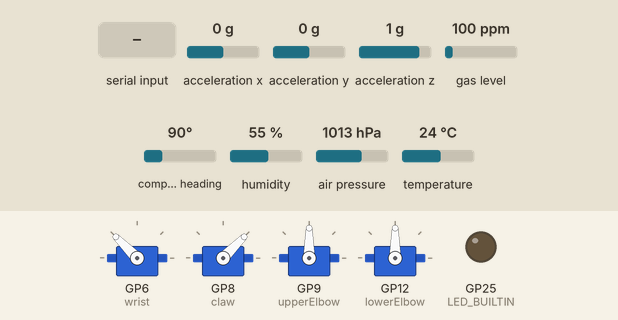
Recording of a sketch running on a simulated Raspberry Pi Pico. Shown: 4 × servo, output pins drawn as LEDs (lit = HIGH). The inputs (shaded band) are chosen by the test bench; at power-on: acceleration x 0 g, acceleration y 0 g, acceleration z 1 g, gas level 100 ppm, compass heading 90°, humidity 55 %, air pressure 1013 hPa, temperature 24 °C. Storage starts empty.

Above: at 1.2 s.
1.3 s: "A,90,45,200,10,150\n" received over Serial
At 2.2 s:
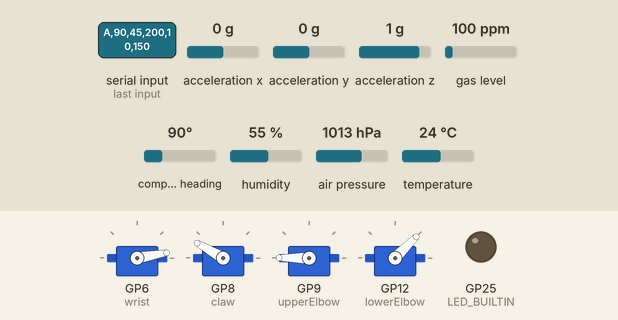
Timing chart, 0 to 4.3 s (numbered marks = the images above; inputs shaded):
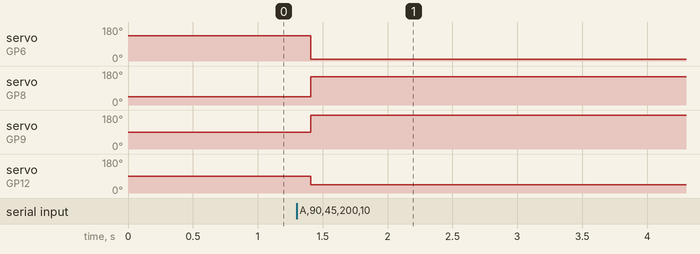

Measured:
- after the input at 1.3 s, servo on GP6 (wrist): 135° → 10° after 0.11 s; servo on GP8 (claw): 45° → 150° after 0.11 s; servo on GP9 (upperElbow): 90° → 180° after 0.11 s; servo on GP12 (lowerElbow): 90° → 45° after 0.11 s

The sketch:

T3RoverEmbeddedCode.ino
```cpp
#include <Servo.h>
#include <Wire.h>
#include <SPI.h>
#include <SD.h>
#include <Adafruit_Sensor.h>
#include <Adafruit_BNO055.h>
#include <Adafruit_BMP3XX.h>

#define SEALEVELPRESSURE_HPA (1013.25)

// --- SD Card SPI Pins ---
const int _MISO = 16;
const int _MOSI = 19;
const int _CS = 17;
const int _SCK = 18;

// --- Timing ---
const unsigned long LOG_INTERVAL_MS = 250;
const unsigned long FLUSH_INTERVAL_MS = 5000; // Flush data to SD card every 5 seconds
unsigned long lastLogTime = 0;
unsigned long lastFlushTime = 0;

// --- Objects ---
Servo wrist;
Servo claw;
Servo upperElbow;
Servo lowerElbow;
Adafruit_BNO055 bno = Adafruit_BNO055(55, 0x28, &Wire1);
Adafruit_BMP3XX bmp;
File dataFile; // Move file object to global scope

void setup() {
  pinMode(LED_BUILTIN, OUTPUT);

  // Serial setup for ROS2
  Serial.begin(115200);
  Serial.setTimeout(2); // Lower timeout to prevent blocking if bytes are delayed

  // Servo setup
  wrist.attach(6, 500, 2500); wrist.write(135);
  claw.attach(8, 500, 2500); claw.write(45);
  upperElbow.attach(9, 500, 2500); upperElbow.write(90);
  lowerElbow.attach(12, 500, 2500); lowerElbow.write(90);

  // 1. Setup I2C on Wire1
  Wire1.setSDA(2);
  Wire1.setSCL(3);
  Wire1.begin();

  // 2. Initialize BNO055
  if (bno.begin()) {
    bno.setExtCrystalUse(true);
  }

  // 3. Initialize BMP388
  if (bmp.begin_I2C(0x77, &Wire1) || bmp.begin_I2C(0x76, &Wire1)) {
    bmp.setTemperatureOversampling(BMP3_OVERSAMPLING_8X);
    bmp.setPressureOversampling(BMP3_OVERSAMPLING_4X);
    bmp.setIIRFilterCoeff(BMP3_IIR_FILTER_COEFF_3);
    bmp.setOutputDataRate(BMP3_ODR_50_HZ);
  }

  // 4. Setup SPI pins & initialize SD card
  SPI.setRX(_MISO);
  SPI.setTX(_MOSI);
  SPI.setSCK(_SCK);
  SPI.begin();

  if (SD.begin(_CS)) {
    bool fileExists = SD.exists("data.csv");

    // Open file persistently in write mode
    dataFile = SD.open("data.csv", FILE_WRITE);

    if (dataFile && !fileExists) {
      dataFile.println("Time_ms,Heading_deg,Pitch_deg,Roll_deg,Temp_C,Pressure_hPa,Altitude_m");
      dataFile.flush();
    }
  }
}

void loop() {
  // --- 1. ROS2 Servo Control (Parsing string characters safely) ---
  if (Serial.available()) {
    String line = Serial.readStringUntil('\n');
    int axis0, lower, upper, w, clawVal;
    if (sscanf(line.c_str(), "A,%d,%d,%d,%d,%d", &axis0, &lower, &upper, &w, &clawVal) == 5) {
      lowerElbow.write(constrain(lower, 0, 100));
      upperElbow.write(constrain(upper, 0, 180));
      wrist.write(constrain(w, 0, 180));
      claw.write(constrain(clawVal, 0, 180));
    }
  }

  // --- 2. Telemetry SD Logging ---
  unsigned long currentMillis = millis();
  if (currentMillis - lastLogTime >= LOG_INTERVAL_MS) {
    lastLogTime = currentMillis;

    sensors_event_t orientationData;
    bno.getEvent(&orientationData, Adafruit_BNO055::VECTOR_EULER);

    bool bmpSuccess = bmp.performReading();
    float temp = bmpSuccess ? bmp.temperature : 0.0;
    float pressure = bmpSuccess ? (bmp.pressure / 100.0) : 0.0;
    float altitude = bmpSuccess ? bmp.readAltitude(SEALEVELPRESSURE_HPA) : 0.0;

    // Fast append without re-opening the file system cluster maps
    if (dataFile) {
      dataFile.print(currentMillis); dataFile.print(",");
      dataFile.print(orientationData.orientation.x); dataFile.print(",");
      dataFile.print(orientationData.orientation.y); dataFile.print(",");
      dataFile.print(orientationData.orientation.z); dataFile.print(",");
      dataFile.print(temp); dataFile.print(",");
      dataFile.print(pressure); dataFile.print(",");
      dataFile.println(altitude);
    }
  }

  // --- 3. Periodic Flush ---
  if (currentMillis - lastFlushTime >= FLUSH_INTERVAL_MS) {
    lastFlushTime = currentMillis;
    if (dataFile) {
      dataFile.flush(); // Forces writing data to physical SD card blocks seamlessly
    }
  }
}
```
